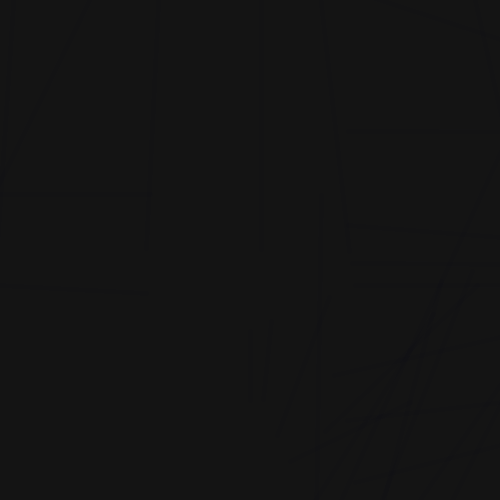
Frame 1 (no input)
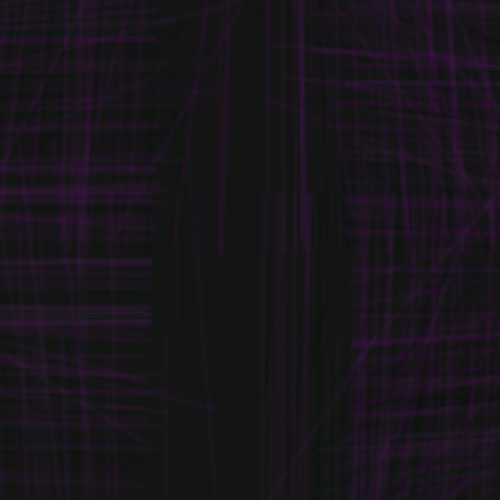
Frame 60 (the mouse pressed at the canvas centre just before this capture)
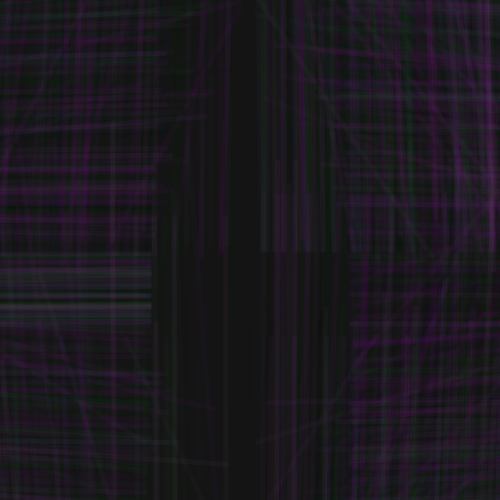
Frame 120 (the mouse held since frame 60 and released just before this capture)

The Processing sketch that drew these frames (run headless with seeded random() and noise(); from frame 60 on, the mouse is pressed at the canvas centre):

// Processing sketch: unicornPaintingGrafik
// ── unicornPaintingGrafik.pde
// y * 5x

// x = 5t
// y = 3t + 3

static final int Tentakel = 100;
float t;  //zero by default
float offset;

void setup() {
  background(20);
  size(500, 500);
}

void draw() {
  float shift = 0;
  shift=sin(t)*(-2)*100;
 //background(20);
  stroke(shift,t,shift+random(0,55),10);
  strokeWeight(5);
  
  translate(width/2, height/2);
  
  
  
  for (int i = 0; i < Tentakel; i++) {
    
     line(x1(t + i) + offset, y1(t + i), x2(t + i), y2(t + i)); 
  }
  
  t++;
 
}

  float x1(float t) {
     return sin(t / 10) * 100 + sin(t / 5) * 20;
  }

  float y1(float t) {
    return cos(t / 10) * 100 *random(1,t)*1.5;
  }

  float x2(float t) {
     return sin(t / 10) * 200*random(1,t) + sin(t) * 2;
  }
  
  float y2(float t) {
    return cos(t / 20) * 200 * noise(t * cos(t / 12) + 20);
    
  }
